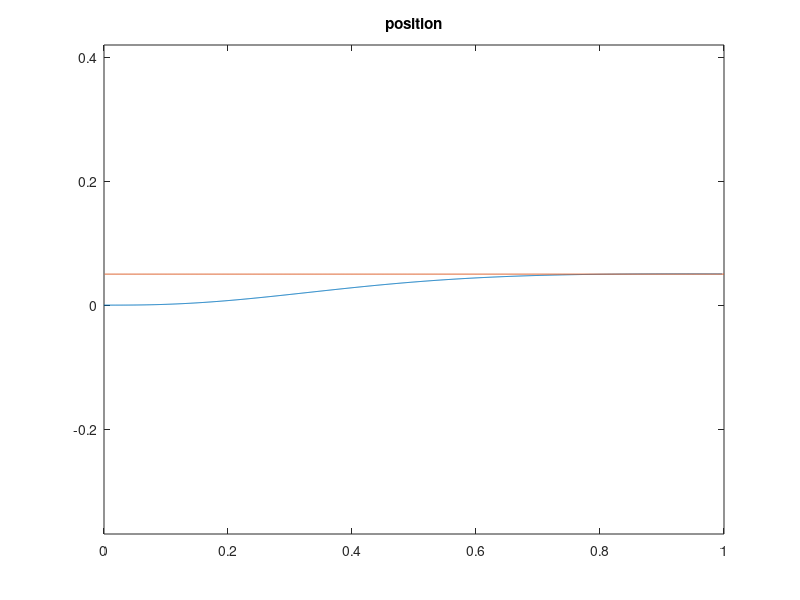
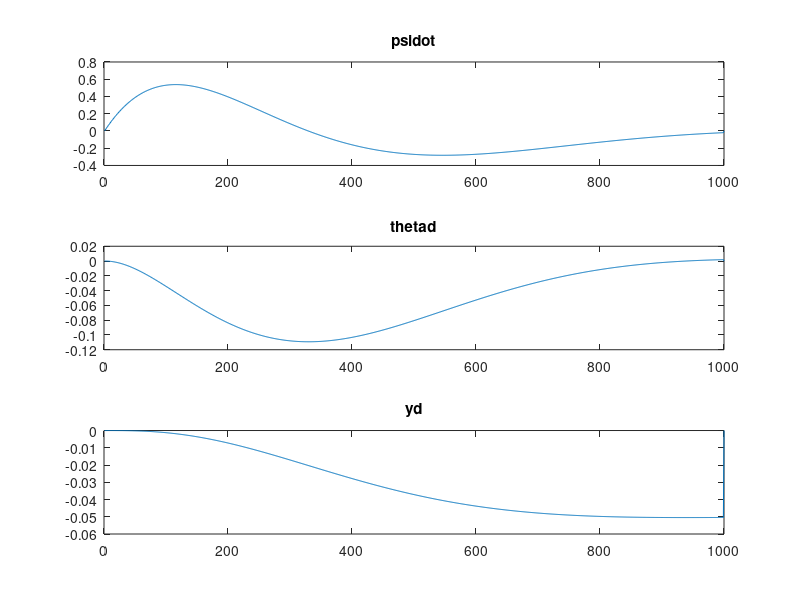
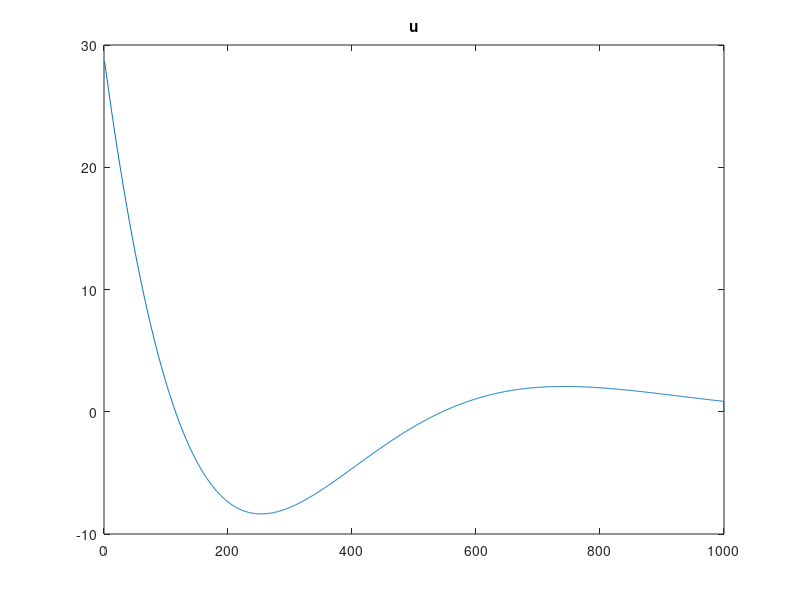
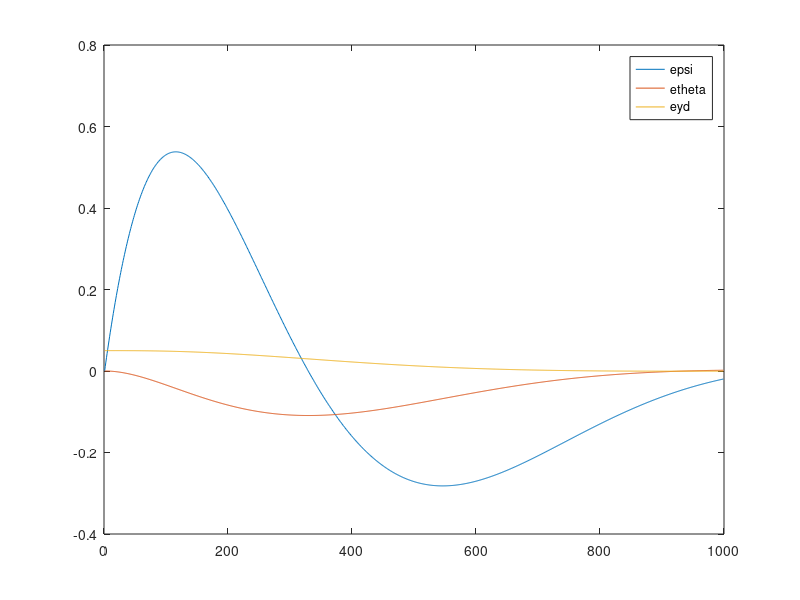

The MATLAB source for these figures, in order:
%zustandraumodell für ackermann fahrzeug
clc
clear all
close all


%%%%%%%%%%%%%%%% Regler
%systemmatrix

a22=0.001;

v= 1;

A = [a22/v 0   0;
     -1    0   0;
      0    v   0];

b2 = 22;

B= [b2; 0 ; 0];

%eingangsmatrix

%realer lenkwinkel
delta_l = 30/180*pi;

%simulationsschritte
nsim = 1000;

xposdot = zeros(nsim,1);
yposdot = zeros(nsim,1);
xpos = zeros(nsim,1);
ypos = zeros(nsim,1);

psi = zeros(nsim,1);
psidot = zeros(nsim,1);
psidotdot = zeros(nsim,1);

%beta = zeros(nsim,1);
%betadot = zeros(nsim,1);

thetad = zeros(nsim,1);
thetaddot = zeros(nsim,1);

yd = zeros(nsim,1);

x = zeros(3,nsim);
xdot = zeros(3,nsim);


dt= 0.001;

Q=[0  0 0;
    0  30 0;
    0 0  1000];

R=10;
 
 
[K,S,e] = lqr(A,B,Q,R,zeros(3,1));
K
u = zeros(1,nsim);

%sollposition, x, y, orientierung
xd=zeros(3,nsim);

ha =0.05;
la = 1; %0.50;
% for n= 1:nsim
%     xs(2,n)=(-cos(pi*n/nsim)+1)*ha;
%     xs(1,n)=la*n/nsim;
%     xs(3,n)=atan(sin(pi*n/nsim)*pi/nsim*ha)*180/pi;
% end

xd(1,:)=zeros(1,nsim);
xd(2,:)=zeros(1,nsim);
xd(3,:)=ones(1,nsim)*ha;

zeros(3,nsim);

 for t = 1:nsim-1
     
     xposdot(t) = v*cos(psi(t));
     yposdot(t) = v*sin(psi(t));
     
     xpos(t+1)= xpos(t)+ xposdot(t)*dt;
     ypos(t+1)= ypos(t)+ yposdot(t)*dt;

     %u=delta_l;  %% konstanter lenkwinkel
     %geregelter lenkwinkel:
     e(:,t)= x(:,t) + xd(:,t);
     u(t) = -K*e(:,t);
     
     xdot(:,t) = A*x(:,t) + B*u(t);
     %xdot(:,t) = A*x(:,t) + B*u;
     x(:,t+1) = x(:,t) + xdot(:,t) * dt;
     
     psidotdot(t) = xdot(1,t);
     psidot(t) = x(1,t);
     thetad(t) = x(2,t);
     yd(t) = x(3,t);
     
     psi(t+1) = psi(t) + psidot(t)*dt;
     
     
 end
 
  
 
%referenz kreis
r1=0.6; %
for n= 1:nsim
    phi= 45*pi/180*n/nsim;
    xr(n)= r1*sin(phi);
    yr(n)= r1-cos(phi)*r1;
end

%soll-trajekorie:
r1=0.6; %


    

figure

plot(xpos,ypos, [1:nsim]*la/nsim,xd(3,:));
title('position')
axis equal


figure

subplot(3,1,1);
plot(psidot);
title('psidot')


subplot(3,1,2);
plot(thetad);
title('thetad')

subplot(3,1,3);
plot(yd);
title('yd')

figure
plot(u/pi*180)
title u

figure
plot(1:nsim-1,e(1,:),1:nsim-1,e(2,:),1:nsim-1,e(3,:))
legend('epsi','etheta','eyd')

% figure
% subplot(2,1,1);
% plot(yd);
% title('yd')
% 
% subplot(2,1,2);
% plot(thetad);
% title('thetad')



     